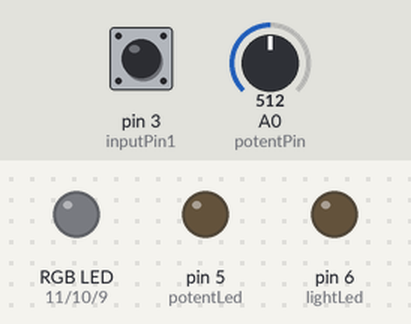
A sketch run on a simulated Arduino Uno, built with avr-gcc and run on an emulated ATmega328P. Parts: an RGB LED mixed from three pins (HIGH = lit), output pins drawn as LEDs (lit = HIGH). The test bench sets the inputs (shaded band); at power-on: A0 (potentPin) = 512, pin 3 (inputPin1) LOW. Dim RGB values are drawn brighter than linear.

Above: at 0.05 s.
1.3 s: A0 (potentPin) set to 306
At 1.75 s:
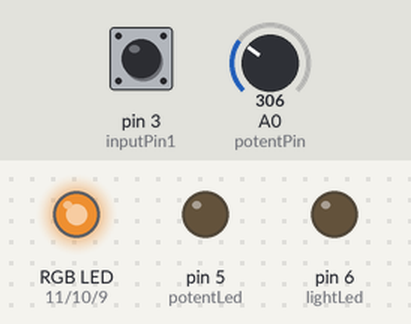
4.3 s: A0 (potentPin) set to 511
At 4.9 s:
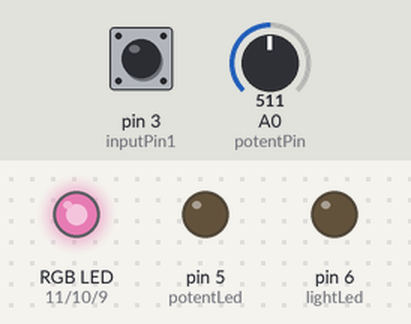
7.3 s: A0 (potentPin) set to 0
At 7.75 s:
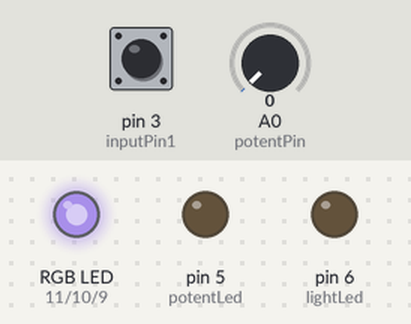
At 8.65 s:
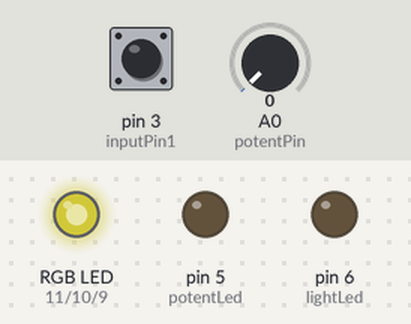
Timing chart, 0 to 8.6 s (numbered marks = the images above; inputs shaded):
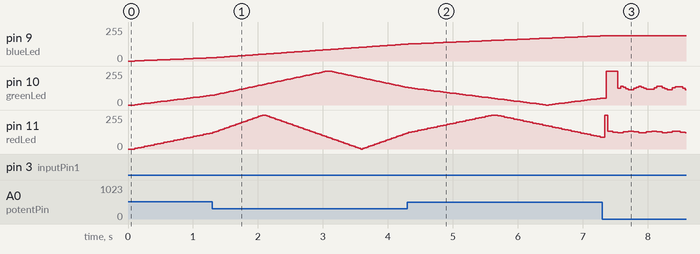

Measured:
- after the input at 7.3 s, pin 9 (blueLed): stays 188/255 (without the input it goes to 189/255 after 0.02 s)
- by itself, pin 11 (redLed): rises from 120/255 to 255/255 in 1.3 s, then falls to 90/255 in 1.7 s

The sketch:

LEDs.ino
```cpp
const int potentPin = A0;
const int potentLed = 5;

const int lightPin  = A1;
const int lightLed  = 6;

const int blueLed   = 9;
const int greenLed  = 10;
const int redLed    = 11;

const int inputPin1 = 3;

// Range 0 -> 3
// 0 - single LED
// 1-3 - 3 colors of LED
int selectedLed = 0;
int singleVal = 0;
int blueVal = 0;
int greenVal = 0;
int redVal = 0;

void setup()
{
  // declare the potentLed as an OUTPUT:
  pinMode(potentLed, OUTPUT);
  pinMode(lightLed, OUTPUT);

  pinMode(inputPin1, INPUT);
  pinMode(blueLed, OUTPUT);
  pinMode(greenLed, OUTPUT);
  pinMode(redLed, OUTPUT);
  Serial.begin(9600);
}

long lastDebounceTime = 0;
long debounceDelay = 50;
int lastButtonState = LOW;
int pressHandled = 0;
int active = 0;

int blueInc = 1;
int greenInc = 3;
int redInc = 5;

void loop()
{
  // Read button
  int reading = digitalRead(inputPin1);
  if (reading != lastButtonState)
  {
    lastDebounceTime = millis();
  }
  if ((millis() - lastDebounceTime) > debounceDelay)
  {
    // whatever the reading is at, it's been there for longer
    // than the debounce delay, so take it as the actual current state:
    if ((reading == LOW) && (pressHandled == 0))
    {
      /*selectedLed++;
      if (selectedLed == 0) { selectedLed++; }
      if (selectedLed > 3) selectedLed = 0;*/

      if (active == 0) active = 1;
      else if (active == 1) active = 0;
      pressHandled = 1;
    }
    else if (reading == HIGH)
    {
      pressHandled = 0;
    }
  }
  lastButtonState = reading;

  if (active == 1)
  {
    animate(&blueVal, &blueInc);
    animate(&greenVal, &greenInc);
    animate(&redVal, &redInc);

    int value = analogRead(potentPin) / 4;
    value = map(value, 0, 255, 0, 100);
    value = constrain(value, 0, 100);
    delay(value);
  }

  analogWrite(blueLed, blueVal);
  analogWrite(greenLed, greenVal);
  analogWrite(redLed, redVal);

  // Handle Potent reading
  /*int value = analogRead(potentPin) / 4;
  if (selectedLed == 0) { singleVal = value; }
  else if (selectedLed == 1) { blueVal = value; }
  else if (selectedLed == 2) { greenVal = value; }
  else if (selectedLed == 3) { redVal = value; }

  // Update LEDs
  analogWrite(potentLed, 0  );
  //analogWrite(potentLed, singleVal);
  analogWrite(blueLed, blueVal);
  analogWrite(greenLed, greenVal);
  analogWrite(redLed, redVal);

  // Handle Light LED
  //int lightLevel = analogRead(lightPin);
  //lightLevel = map(lightLevel, 100, 800, 0, 255);
  //lightLevel = constrain(lightLevel, 0, 255);
  //analogWrite(lightLed, lightLevel);
  analogWrite(lightLed, 0);*/

  // Debug
  /*Serial.println(singleVal);
  Serial.println(blueVal);
  Serial.println(greenVal);
  Serial.println(redVal);
  Serial.println("===");
  delay(1000);*/
}

void animate(int* value, int* increment)
{
  *value += *increment;
  if (*value > 255)
  {
    *value -= *value - 255;
    *increment *= -1;
  }
  else if (*value < 0)
  {
    *value *= -1;
    *increment *= -1;
  }
}
```
